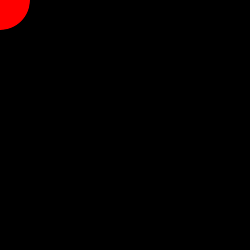
Frame 1 (no input)
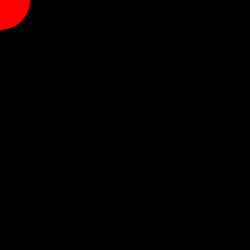
Frame 60 (the mouse pressed at the canvas centre just before this capture)
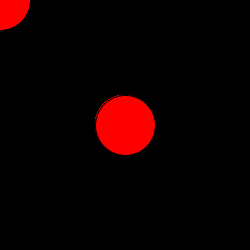
Frame 120 (the mouse held since frame 60 and released just before this capture)

The Processing sketch that drew these frames (run headless with seeded random() and noise(); from frame 60 on, the mouse is pressed at the canvas centre):

// Processing sketch: codigo2
// ── codigo2.pde
//  método de inicialización
void setup()
{
  size(250, 250);  //  Tamaño de la hoja de dibujo
  background(0);   //  Color de fondo de la hoja de dibujo
}

//  método donde se repite el código dentro, hasta que se presione el botón stop o se cierre la ventana 
void draw()
{
  fill(255, 0, 0);                  //  color del circulo
  ellipse(mouseX, mouseY, 60, 60);  //  pintamos un circulo
  //  mouseX y mouseY se usan para obtener las coordenadas de la posición del cursor
}
